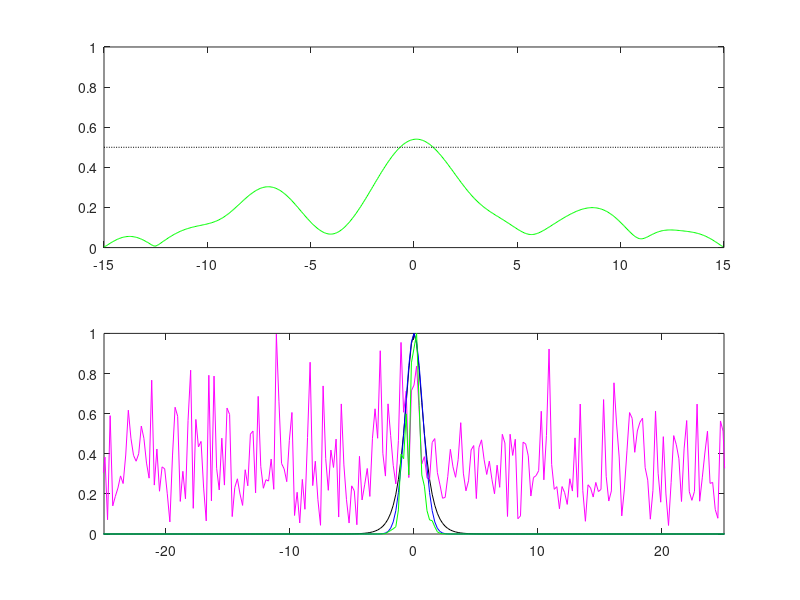

Here is the MATLAB script that generated this plot:
clear all; close all; clc;

T=30;
n=512;

t2=linspace(-T/2,T/2,n+1); t=t2(1:n);

%below tells you the frequency components
k=(2*pi/T)*[0:n/2-1 -n/2:-1];
ks=fftshift(k);
u=sech(t);

%now lets fft this sucka
ut=fft(u);
%add to every frequency component a little noise, to real and complex part.
noise=20;
utn=ut+noise*(randn(1,n)+i*randn(1,n));
%look at it in time domain
un=ifft(utn);

%build our Guissian filter
filter=exp(-k.^2);
%shift my filter
%filter=exp(-(k+15).^2);
utnf=filter.*utn;
unf=ifft(utnf);




%subplot(2,1,1), plot(t,u,'k',t,abs(un),'m', t, abs(unf),'g');
subplot(2,1,1), plot(t,abs(unf),'g',t,0*t+0.5,'k:');
axis([-15 15 0 1]);
subplot(2,1,2), plot(ks,abs(fftshift(ut))/max(abs(fftshift(ut))),'k',...
    ks,abs(fftshift(utn))/max(abs(fftshift(utn))),'m', ...
    ks,fftshift(filter),'b',...
    ks,abs(fftshift(utnf))/max(abs(fftshift(utnf))),'g')
axis([-25 25 0 1]);